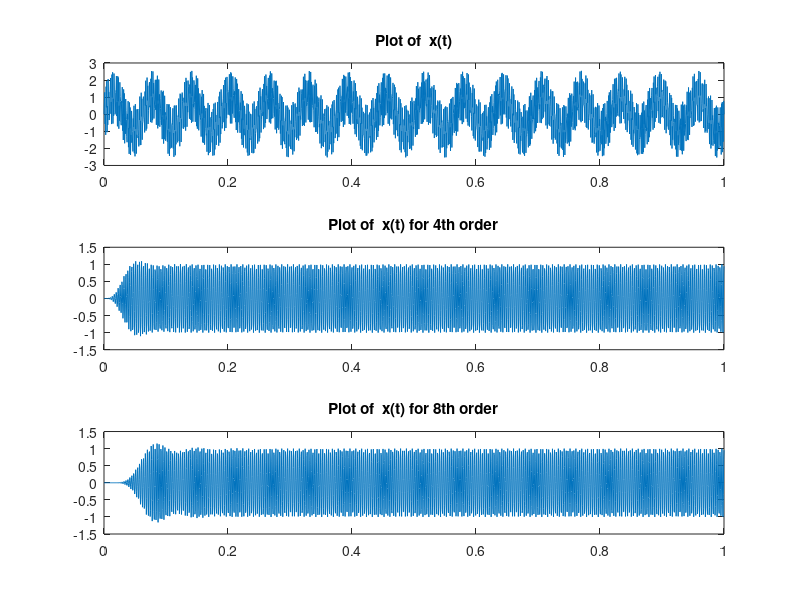
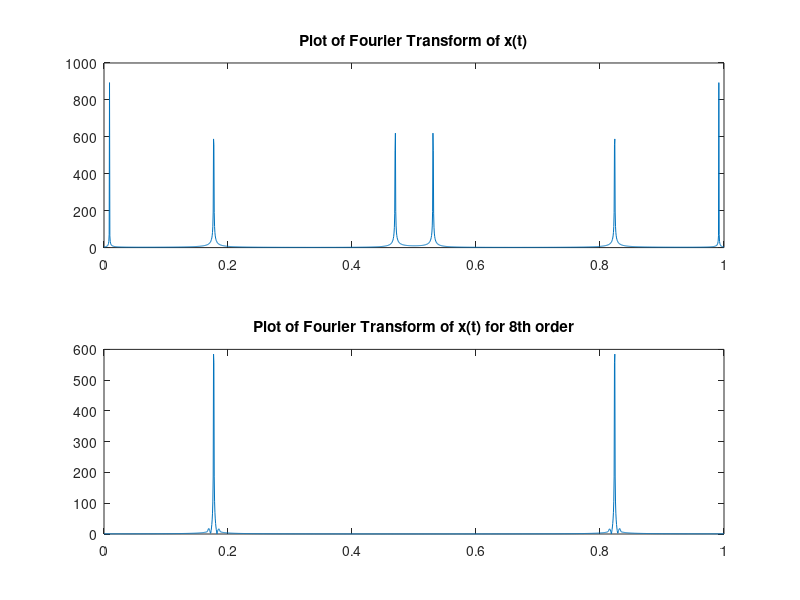
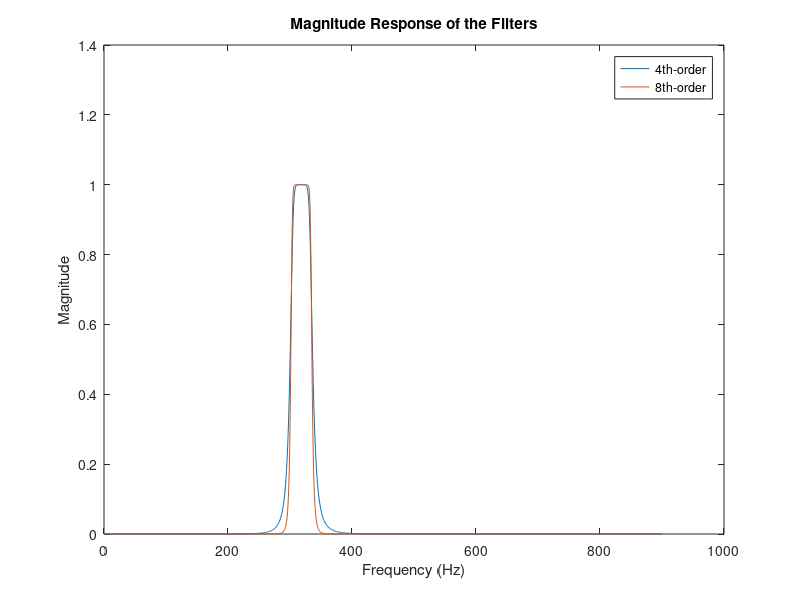

Write MATLAB code to recreate these figures, in order.
clc,clear,close all;

fs=1800;
t=0:(1/fs):1;
x=sin(100*t)+sin(2000*t)+sin(6000*t);
x_fft = fft(x);

[b1,a1]=butter(4,[1900,2100]/(2*pi*(fs/2)),'bandpass');

x_filtered1=filter(b1,a1,x);
x_filtered_fft_1=fft(x_filtered1);

[b2,a2]=butter(8,[1900,2100]/(2*pi*(fs/2)),'bandpass');

x_filtered2=filter(b2,a2,x);
x_filtered_fft_2=fft(x_filtered2);

figure(1);

subplot(3,1,1);
plot(t,x);
title('Plot of  x(t)');

subplot(3,1,2);
plot(t,x_filtered1);
title('Plot of  x(t) for 4th order');

subplot(3,1,3);
plot(t,x_filtered2);
title('Plot of  x(t) for 8th order');

figure(2);

subplot(2,1,1);
plot(t,abs(x_fft));
title('Plot of Fourier Transform of x(t)');

subplot(2,1,2);
plot(t,abs(x_filtered_fft_2));
title('Plot of Fourier Transform of x(t) for 8th order');

figure(3);

% Magnitude response
[H1, f1] = freqz(b1, a1, 1024, fs);
[H2, f2] = freqz(b2, a2, 1024, fs);

plot(f1, abs(H1));
hold on;
plot(f2, abs(H2));
title('Magnitude Response of the Filters');
xlabel('Frequency (Hz)');
ylabel('Magnitude');
legend('4th-order', '8th-order');